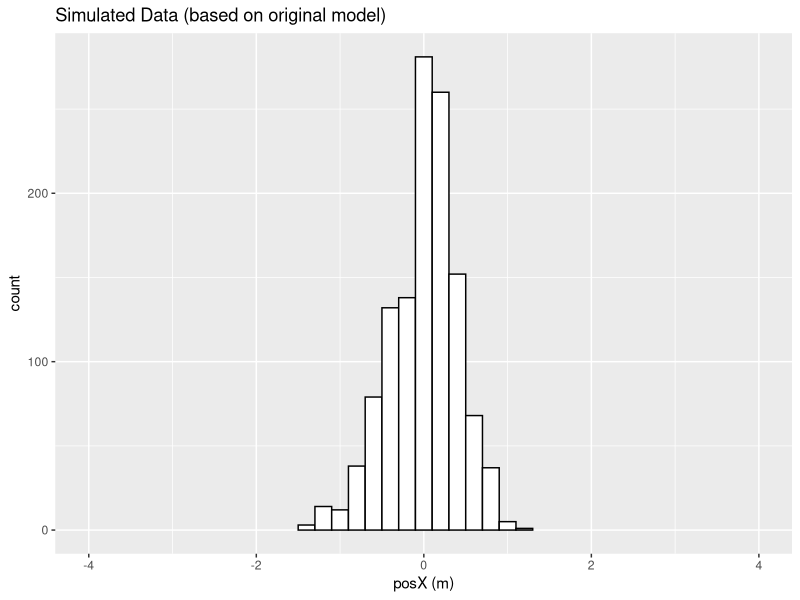

Recreate this plot in R.
library(tidyverse)

lateralPositionOverTrialTime <- function() {
  frame <- read.csv("tableOfDriftValuesCalibration.csv", header = TRUE)
  frame <- frame %>% 
    filter(trialTime >= 15000, trialTime <= 18000) %>% 
    mutate(trialTime = trialTime / 1000,
           trial = factor(trial)) %>% 
    group_by(trial)
  
  ggplot(data = frame, mapping = aes(x = trialTime, y = posX)) + 
    geom_line(mapping = aes(color = trial)) +
    geom_point(mapping = aes(color = trial, shape = trial)) + 
    scale_shape_manual(values = 1:20) + 
    labs(title = "Human Data (based on experiment)", 
         x = "Trial time (s)", y = "Lateral Position (m)")
}

lateralPositionOverTrialTimeHistogram <- function() {
  frame <- read.csv("tableOfDriftValuesCalibration.csv", header = TRUE)
  frame <- frame %>% 
    filter(trialTime >= 15000, trialTime <= 18000) %>% 
    mutate(trialTime = trialTime / 1000,
           trial = factor(trial)) %>% 
    group_by(trial)
  
  ggplot(data = frame, mapping = aes(x = posX)) + 
    geom_histogram(fill = "white", color = "black", binwidth = 0.2) +
    coord_cartesian(xlim = c(-4, 4)) +
    labs(title = "Human Data (based on experiment)", 
         x = "posX (m)")
  
  print(sd(frame$posX))
}

gaussianDistribution <- function() {
  trials <- 20
  samples <- 3000 / 50
  mean <- 0
  sd <- 0.08
  frame <- tibble()
  for(i in 1:trials) {
    simulatedData <- rnorm(samples, mean, sd) %>% 
      prepend(0.0) %>% 
      cumsum()
    subFrame <- tibble(trial = i, trialTime = seq(0, 3000, 50), posX = simulatedData)
    frame <- rbind(frame, subFrame)
  }
  
  frame <- frame %>% 
    mutate(trial = factor(trial))

  print(sd(frame$posX))
  
  # line
  ggplot(data = frame, mapping = aes(x = trialTime, y = posX)) + 
    geom_line(mapping = aes(color = trial)) +
    labs(title = "Simulated Data (based on original model)", 
         x = "Trial time (ms)", y = "Lateral Position (m)")
  
  # histogram
  ggplot(data = frame, mapping = aes(x = posX)) + 
    geom_histogram(fill = "white", color = "black", binwidth = 0.2) +
    coord_cartesian(xlim = c(-4, 4)) +
    labs(title = "Simulated Data (based on original model)", 
         x = "posX (m)")
}

gaussianDistributionWithGroupingBy50 <- function() {
  trials <- 20
  samples <- 2999
  mean <- 0
  sd <- 0.008
  # sd <- 0.13
  frame <- tibble()
  for(i in 1:trials) {
    simulatedDataByOneMillisecond <- rnorm(samples, mean, sd) %>% 
      prepend(0.0) %>% 
      cumsum()
    
    # View(simulatedDataByOneMillisecond)
    
    simulatedDataByFiftyMilliseconds <- c()
    
    seq <- seq(0, 3000, 50)
    seq[1] <- 1
    for(j in seq) {
      simulatedDataByFiftyMilliseconds <- c(simulatedDataByFiftyMilliseconds, simulatedDataByOneMillisecond[j])
    }
    
    # View(simulatedDataByFiftyMilliseconds)
    
    subFrame <- tibble(trial = i, trialTime = seq(0, 3000, 50), posX = simulatedDataByFiftyMilliseconds)
    frame <- rbind(frame, subFrame)
  }
  
  frame <- frame %>% 
    mutate(trial = factor(trial))
  
  View(frame)
  print(sd(frame$posX))
  
  # line
  ggplot(data = frame, mapping = aes(x = trialTime, y = posX)) + 
    geom_line(mapping = aes(color = trial)) +
    labs(title = "Simulated Data (based on original model)", 
         x = "Trial time (ms)", y = "Lateral Position (m)")
  
  # histogram
  ggplot(data = frame, mapping = aes(x = posX)) + 
    geom_histogram(fill = "white", color = "black", binwidth = 0.2) +
    coord_cartesian(xlim = c(-4, 4)) +
    labs(title = "Simulated Data (based on original model)", 
         x = "posX (m)")
}


gaussianDistribution()


